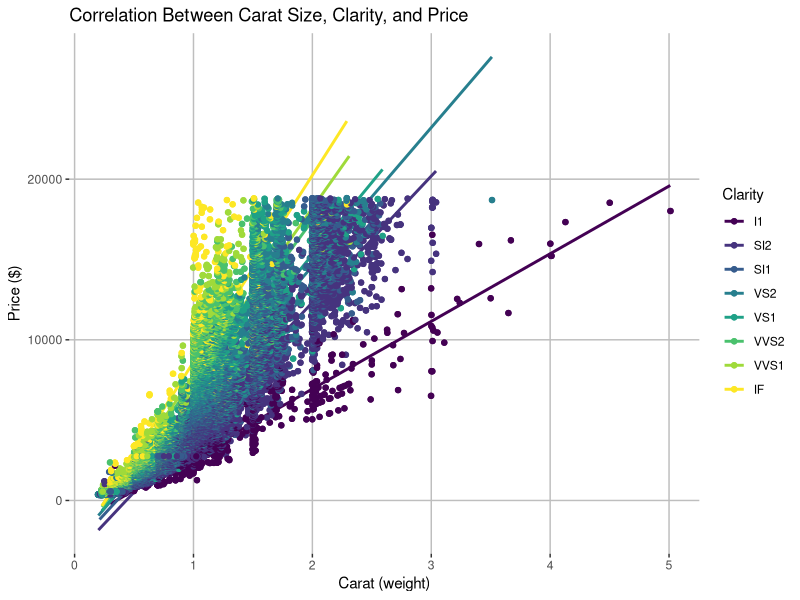
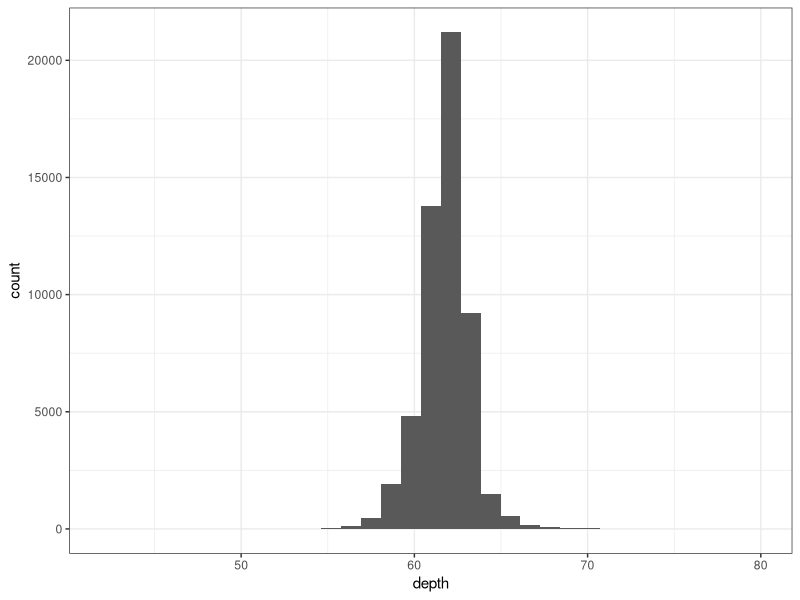
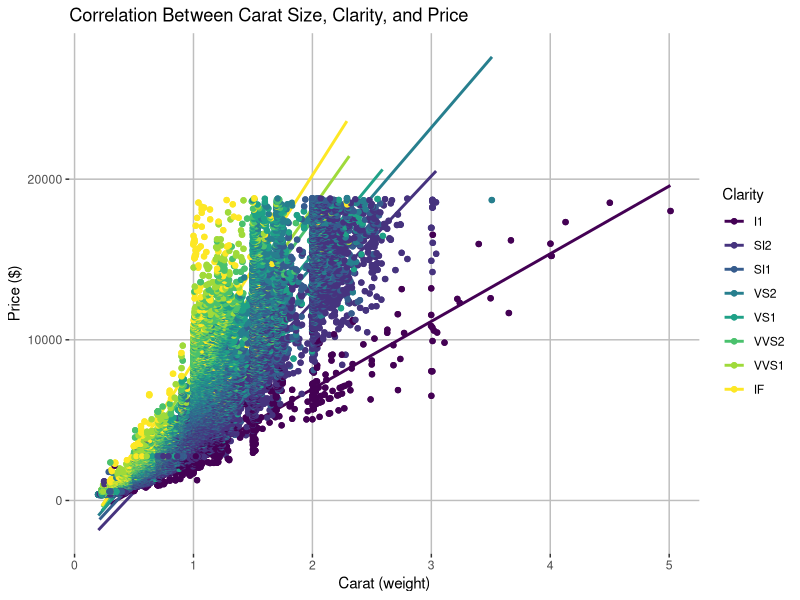
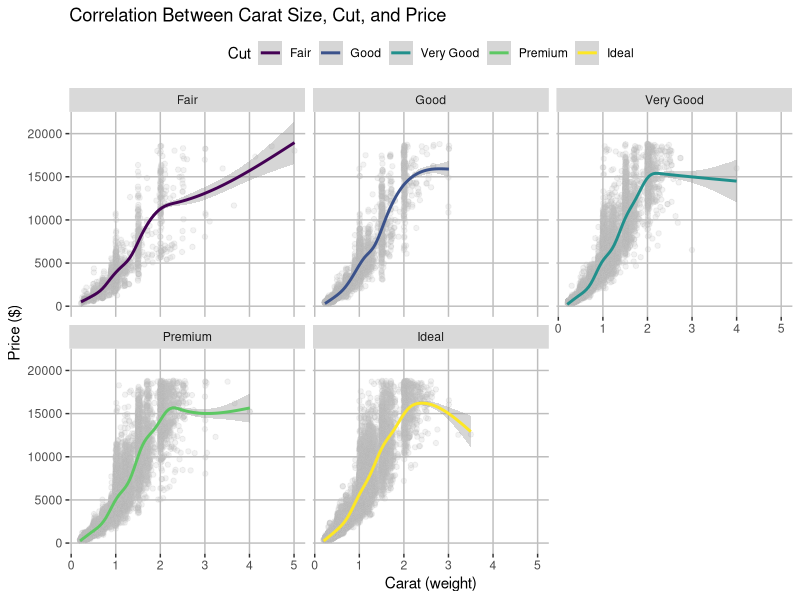

Here is the R script that generated these plots, in order:
#import packages
library("tidyverse") #load the tidyverse package
diamonds #check to see if diamond dataframe is there
diamond_data = diamonds #reassign data name
diamond_data #print new variable to data

#
#plot the data
diamond_data_plot = diamond_data |> 
  #to ensure data accuracy row with missing variables are removed
  drop_na() |> 
  #create a plot that assigns x, y axis and clarity using geom point
  ggplot(mapping = aes(x = carat, y = price, color = clarity, background="white")) + 
  #choose the type of graph
  geom_point() + 
  geom_smooth(method ="lm", se = FALSE) + geom_jitter() +
  labs(title = "Correlation Between Carat Size, Clarity, and Price", y = "Price ($)", x= "Carat (weight)", color = "Clarity") +
  theme(panel.background = element_rect(fill = "white"), panel.grid.major = element_line(color = "gray"))


#saving the file with the width to match the height
ggsave(filename = "diamond_plot_final.png", plot = diamond_data_plot, width= 7, height = 7)

diamond_data_plot

#Analysis:
#Based on the data we can see that there is a strong/ positive correlation between carat and price. As the weight of the diamond increase so does its price. If pricing changes in any capacity, it is because of the weight of the diamond has changes as well. They are closely correlated. #According to the data, there is a pattern that displays higher quality diamonds on average tend to be around and above 1 carat but no greater than 3 carats. IF, VVS1, VVS2 and VS1 are considered higher clarity diamonds, and they are all densely priced around the $10,000 price with carat being approximately 1-1.5.


#assign a new variable for the dataset plot
diamond_plot_cut = diamond_data |> drop_na() |> ggplot(mapping = aes(x = carat, y = price)) +
#create a scatter plot
  geom_point(color = "gray", alpha = 1/10) + 
  #stagger the points so they don't overlap
  geom_jitter(color= "gray", alpha = 1/10) +
  #create a linear method line that shows trend of data
  geom_smooth(aes(method ="lm", se = TRUE, color = cut)) +
  #divide the data by facet into cuts
  facet_wrap(~cut, nrow=2) + 
  #labels for the data
  labs(title = "Correlation Between Carat Size, Cut, and Price", y = "Price ($)", x= "Carat (weight)", color = "Cut") +
  theme(panel.background = element_rect(fill = "white"), panel.grid.major = element_line(color = "gray"), legend.position = "top")

ggsave(filename = "diamond_plot_cut.png", plot = diamond_plot_cut, width= 7, height = 7)

#Analysis: 
#Cut style and carat weight directly effects the price of a diamond. As shown above, as we progress from fair cut to ideal cut we can see the density of price migrate between $15,00 to $20,000.

diamond_data |> drop_na() |> ggplot() +
  geom_histogram(mapping = aes(x = depth), binwidth = 1.15) +
  theme_bw()

#Analysis:
# In this histgram we can see the x-axis is wider than the bars we can observe because there are so many data points in the bars we can see, which means that there are few data points in the bars we can’t see, giving the illusion that there are no points and that the x-axis is long for no reason.

